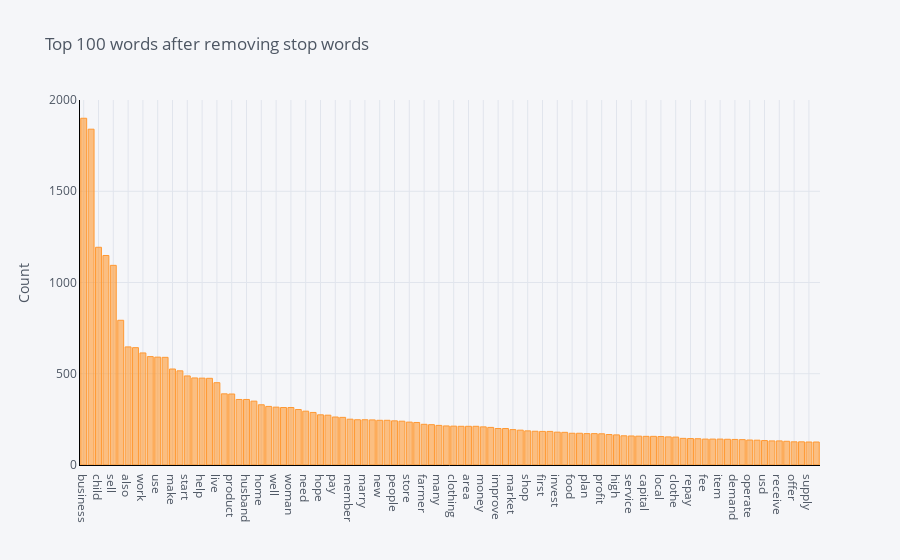

Notebook code for this chart:
### Markdown cell above
## Distribuição de frequência do corpus

### Code cell
plot_model()

### Figure 1 — Plotly figure (JSON) as saved in the notebook; plotly's stock layout.template omitted (floating-point values rounded to 4 significant figures)
{"data": [{"marker": {"color": "rgba(255, 153, 51, 0.6)", "line": {"color": "rgba(255, 153, 51, 1.0)", "width": 1}}, "name": "count", "orientation": "v", "text": "", "type": "bar", "x": ["business", "loan", "child", "year", "sell", "buy", "also", "school", "work", "old", "use", "family", "make", "able", "start", "group", "help", "small", "live", "purchase", "product", "income", "husband", "increase", "home", "community", "well", "customer", "woman", "good", "need", "order", "hope", "request", "pay", "expand", "member", "stock", "marry", "grow", "new", "want", "people", "time", "store", "provide", "farmer", "get", "many", "client", "clothing", "go", "area", "support", "money", "entrepreneur", "improve", "give", "market", "hard", "shop", "sale", "first", "ago", "invest", "run", "food", "mother", "plan", "take", "profit", "life", "high", "continue", "service", "education", "capital", "farm", "local", "rice", "clothe", "young", "repay", "month", "fee", "married", "item", "wife", "demand", "enable", "operate", "large", "usd", "say", "receive", "meet", "offer", "day", "supply", "still"], "y": [1900, 1840, 1193, 1148, 1094, 793, 647, 643, 614, 594, 591, 590, 526, 516, 488, 477, 476, 475, 451, 390, 389, 359, 359, 350, 330, 321, 317, 315, 315, 304, 295, 288, 275, 273, 263, 261, 251, 248, 248, 247, 245, 245, 242, 240, 235, 233, 223, 221, 217, 214, 213, 212, 212, 212, 209, 206, 200, 200, 194, 191, 187, 185, 184, 184, 180, 179, 174, 174, 172, 172, 171, 167, 165, 160, 159, 158, 157, 157, 156, 154, 153, 146, 145, 144, 142, 142, 142, 141, 140, 139, 137, 136, 134, 132, 132, 130, 127, 127, 126, 126]}], "layout": {"legend": {"bgcolor": "#F5F6F9", "font": {"color": "#4D5663"}}, "paper_bgcolor": "#F5F6F9", "plot_bgcolor": "#F5F6F9", "title": {"font": {"color": "#4D5663"}, "text": "Top 100 words after removing stop words"}, "xaxis": {"gridcolor": "#E1E5ED", "linecolor": "black", "showgrid": true, "tickfont": {"color": "#4D5663"}, "title": {"font": {"color": "#4D5663"}, "text": ""}, "zerolinecolor": "#E1E5ED"}, "yaxis": {"gridcolor": "#E1E5ED", "linecolor": "black", "showgrid": true, "tickfont": {"color": "#4D5663"}, "title": {"font": {"color": "#4D5663"}, "text": "Count"}, "zerolinecolor": "#E1E5ED"}}}
